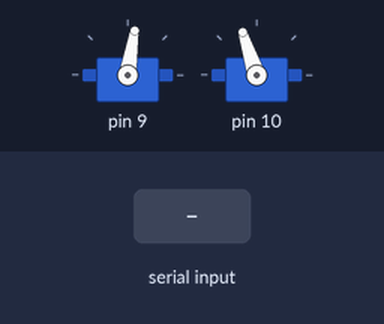
A sketch run on a simulated Arduino Uno, built with avr-gcc and run on an emulated ATmega328P. Shown: 2 × servo. The test bench sets the inputs (shaded band). What the sketch prints to the serial monitor is not drawn.

Above: at 1.2 s.
1.3 s: "X90\n" received over Serial
At 2.6 s:
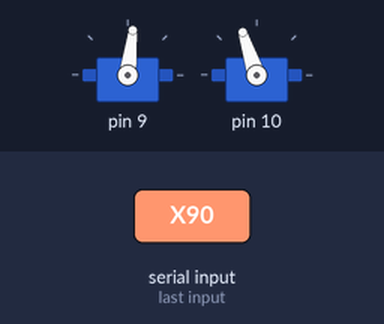
3.5 s: "Y90\n" received over Serial
At 5.5 s:
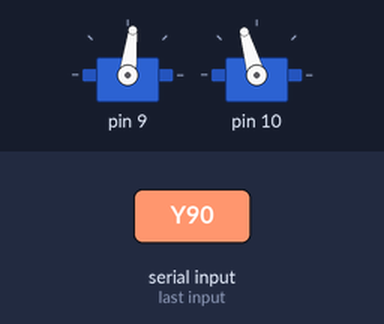
Timing chart, 0 to 7.0 s (numbered marks = the images above; inputs shaded):
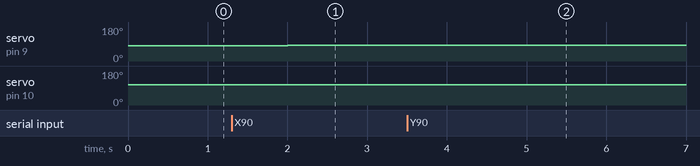

Measured:
- after the input at 1.3 s, servo on pin 9: 81° → 82° after 0.50 s, → 83° 0.20 s later
- after the input at 3.5 s, servo on pin 10: 108° → 107° after 0.51 s, → 106° 0.10 s later

The sketch:

gclient.ino
```cpp
// Client for parsing G-code commands sent over serial line
// controlls RC-servos
//
// By Johan Pettersson

#include "mill.h"

#define debug_print(x)  if(debug_flag) {Serial.print(#x); Serial.print(": "); Serial.println(x);}

// global variables ////////////////////////

byte debug_flag = 0;
C_Mill mill;

void setup()
{
  Serial.begin(9600);	// opens serial port, sets data rate to 9600 bps
  Serial.setTimeout(500);

  mill.init();

  debug_dump();

  Serial.print("#"); // tell server setup is done
}

void loop() {
  char ser_in[20];	// for incoming serial data
  char in_len;
  state_T prevState;
  bool cmdLn_rec = 0;;

  // send data only when you receive data:
  if (Serial.available() > 0)
  {
    // read the incoming byte:
    in_len = Serial.readBytes(ser_in, 20);

    cmdLn_rec = 1;  //flag for cmd received
    parseCmdLn(ser_in, in_len);
  }

  prevState = mill.getState();
  mill.run();

  if( ((mill.getState() == Idle) && (prevState != Idle)) ||  // if the mill goes from moving state to idle, it is ready for new command
      ((mill.getState() == Idle) && (cmdLn_rec == 1)) )      // if command was received, mill still in idle, it is ready for new command
  {
    Serial.print("*"); // ask server for new command
  }

  delay(100);                       // waits 100ms
}

//parse command line and execute each command
void parseCmdLn(char* cmd_ln, byte len)
{
  byte i = 0;
  bool done = 0;
  int tmp_int;
  bool needAllWords = 0;
  int x = 0;
  int y = 0;
  int g = 0;


  //temp debug ////////////////
  String tmp_str = cmd_ln;
  tmp_str.remove(len);
  debug_print(tmp_str);
  /////////////////////////////

  //traverse the command line looking for individual commands
  while ((!done) && (i < len - 1)) //len-1 because a command must be followed by a number
  {
    if (cmd_ln[i] == 'G')
    {
      tmp_int = snipInt(cmd_ln, i + 1, len);
      if (tmp_int == 1)
      {
        mill.setLinInterCutFeed();  // set mill to move with linear interpolation at cutting feed
      }
      if (tmp_int == 0)
      {
        mill.setLinInterTravFeed(); // set mill to move with linear interpolation at max feed feed
      }
      if (tmp_int == 28)
      {
        mill.goHome();
      }
      if((tmp_int == 92) || (tmp_int == 52))
      {
        g = tmp_int;
        needAllWords = 1;
      }
    }
    else if (cmd_ln[i] == 'X')
    {
      // hopefully the next few positions in cmd_ln contains our x-coordinate
      tmp_int = snipInt(cmd_ln, i + 1, len);

      if(needAllWords == 0)
      {
        mill.setRefX(tmp_int);
      }
      else
      {
        x = tmp_int;
      }
    }
    else if (cmd_ln[i] == 'Y')
    {
      // hopefully the next few positions in cmd_ln contains our y-coordinate
      tmp_int = snipInt(cmd_ln, i + 1, len);

      if(needAllWords == 0)
      {
        mill.setRefY(tmp_int);
      }
      else
      {
        y = tmp_int;
      }
    }
    else if (cmd_ln[i] == 'F')
    {
      // hopefully the next few positions in cmd_ln contains our y-coordinate
      tmp_int = snipInt(cmd_ln, i + 1, len);

      mill.setCuttingFeed(tmp_int);
    }
    else if (cmd_ln[i] == 'M')
    {
      // hopefully the next few positions in cmd_ln contains our y-coordinate
      tmp_int = snipInt(cmd_ln, i + 1, len);

      // debug ////////////////////
      if (tmp_int == 99)
      {
        mill.setTestState(1);
      }
      if (tmp_int == 0)
      {
        mill.setTestState(0);
      }
      //////////////////////////////
    }
    else if (cmd_ln[i] == 'D')
    {
      debug_flag = (cmd_ln[i + 1] == '0' ? 0 : 1);
      mill.setDebugFlag(debug_flag);

      if (debug_flag)
      {
        debug_dump();
      }
    }
    else
    {
      // throw away
    }

    i = i + 1;
  }

  if (needAllWords)
  {
    if (g = 52)
    {
      mill.setOffset(x, y);
    }
    if (g == 92)
    {
      int currx = mill.getCurrX();
      debug_print(currx);
      mill.setOffset(mill.getCurrX() - x, mill.getCurrY() - y);
    }
  }
}

// dig out number from a string.
// the string is assumed to start with an integer
// if string does not contain integer, 0 is returned
int snipInt(char* str, byte pos, byte len)
{
  int retVal = 0;
  bool is_neg = 0;
  bool done = 0;
  String subStr;
  byte local_pos = pos;
  byte i = 0;

  if (str[local_pos] == '-')
  {
    is_neg = 1;
    local_pos += 1;
  }

  i = local_pos;
  while ((!done) && (i < len))
  {
    if ((str[i] <= '9') && (str[i] >= '0'))
    {
      subStr.concat(str[i]);
    }
    else
    {
      done = 1;
    }

    i++;
  }

  retVal = subStr.toInt();
  if ((retVal != 0) && is_neg)
  {
    retVal = -retVal;
  }

  return retVal;
}

void debug_dump(void)
{
  mill.debug_dump();
  debug_print(debug_flag);
}
```

mill.cpp
```cpp
#include "mill.h"

#define debug_print(x)  if(debug_flag) {Serial.print(#x); Serial.print(": "); Serial.println(x);}

C_Mill::C_Mill() {}

void C_Mill::init()
{
  state = Idle;
  spindle_speed = 100;
  cutting_feed = 180; //MIN_FEED;  // default cutting feed rate
  curr_feed = 180;    //MIN_FEED;    // current cutting feed rate [mm/minut]
  curr_x = 0;
  ref_x = 0;
  curr_y = 0;
  ref_y = 0;
  debug_flag = 0;

  x_slide_ctrl.init("x",    // name
                     9,     // pin (servo connected to)
                     4000,  // length of arm connected to table [100um]
                     2250,  // length of arm connected to servo
                     180,   // servo's max angle [deg]
                     0,     // servo's min angle
                     2300,   // pulse width @ max angle [us]
                     750); // pulse width @ min angle

  y_slide_ctrl.init("y",    // name
                     10,    // pin (servo connected to)
                     4000,  // length of arm connected to table [100um]
                     2100,  // length of arm connected to servo
                     180,   // servo's max angle [deg]
                     0,     // servo's min angle
                     630,  // pulse width @ max angle [us]
                     2375);  // pulse width @ min angle

  x_slide_ctrl.run(x_slide_ctrl.getOrigin());
  y_slide_ctrl.run(y_slide_ctrl.getOrigin());
}

void C_Mill::run()
{
  long tmpD;
  int D, dD, n, dx, dy;
  bool done = 0;

  if (((curr_x != ref_x) || (curr_y != ref_y)) && (state != Test))
  {
    state = Moving;

    // control error, distance between ref and current position
    tmpD = (long)(ref_x - curr_x) * (long)(ref_x - curr_x);
    tmpD += (long)(ref_y - curr_y) * (long)(ref_y - curr_y);
    D = (int)sqrt(tmpD);

    dD = curr_feed / 6;  // travel per 100ms, [mm/minut] = 100*[10um]/60*10[100ms]

    // calculate number of 100ms iterations it will require to travel distance D.
    // n will be rounded.
    n = (int)(D/dD + 0.5);           // number of 100ms to move distance D
    if (n == 0)                 // if distance to travel takes lesser than 100 ms
    {
      n = 1;                    // travel that distace in 100 ms anyway
    }

    debug_print(D);
    debug_print(n);

    // if this is the last iteration to reach target, then set curr to target
    // in the casees where n was smaller/bigger than 1 and rounded to 1,
    // this construction will make the last travle slightly slower/faster than feed_rate
    if (n == 1)
    {
      curr_x = ref_x;
      curr_y = ref_y;
      done = 1;
    }
    else
    {
      // calculate x and y distance to move this iteration
      dx = abs(ref_x - curr_x)/n;
      if (curr_x < ref_x)  // do the move with correct direction
      {
        curr_x += dx;
      }
      else
      {
        curr_x -= dx;
      }

      dy = abs(ref_y - curr_y)/n;
      if (curr_y < ref_y)
      {
        curr_y += dy;
      }
      else
      {
        curr_y -= dy;
      }
    }

    debug_print(curr_x);
    debug_print(curr_y);
  }

  if(state == Moving)
  {
    //calc servo angle..... based on curr_x and curr_y
    x_slide_ctrl.run(curr_x);
    y_slide_ctrl.run(curr_y);
  }

  if (done)
  {
    state = Idle;
    done = 0;
  }
}

void C_Mill::debug_dump()
{
  debug_print(state);
  debug_print(spindle_speed);
  debug_print(cutting_feed);
  debug_print(curr_feed);
  debug_print(curr_x);
  debug_print(ref_x);
  debug_print(curr_y);
  debug_print(ref_y);

  x_slide_ctrl.debug_dump();
  y_slide_ctrl.debug_dump();
}

void C_Mill::setDebugFlag(byte f)
{
	debug_flag = f;
	x_slide_ctrl.setDebugFlag(f);
	y_slide_ctrl.setDebugFlag(f);
}

void C_Mill::setRefX(int x)
{
  if ((state == Idle) || (state == Moving))
  {
	  ref_x = saturate(x, X_MAX, X_MIN);
  }

	if(state == Test)
	{
		if ((x <= 2350) && (x >= 650))
		{
			x_slide_ctrl.setPWM(x);
		}
	}
}

void C_Mill::setRefY(int y)
{
  if ((state == Idle) || (state == Moving))
  {
	  ref_y = saturate(y, Y_MAX, Y_MIN);
  }

	if(state == Test)
	{
	  y_slide_ctrl.setPWM(y);
	}
}

void C_Mill::setSpindleSpeed(int s)
{
	spindle_speed = s;
}

void C_Mill::setCuttingFeed(int f)
{
	if (f < MIN_FEED)
  {
		cutting_feed = MIN_FEED;
  }
  else if (f > MAX_TRAVERSE_FEED)
  {
    f = MAX_TRAVERSE_FEED;
  }
  else
	{
		cutting_feed = f;
	}
}

void C_Mill::setLinInterCutFeed(void)
{
	curr_feed = cutting_feed;
}

void C_Mill::setLinInterTravFeed(void)
{
	curr_feed = MAX_TRAVERSE_FEED;
}

void C_Mill::setTestState(bool in)
{
	if (in)
	{
		state = Test;
	}
	else
	{
		state = Idle;
	}
}

void C_Mill::goHome(void)
{
  setRefX(x_slide_ctrl.getOrigin());
  setRefY(y_slide_ctrl.getOrigin());
}

void C_Mill::setOffset(int x_o, int y_o)
{
   x_slide_ctrl.setOffset(x_o);
   y_slide_ctrl.setOffset(y_o);
}

state_T C_Mill::getState(void)
{
  return state;
}

int C_Mill::getCurrX(void)
{
  return curr_x;
}

int C_Mill::getCurrY(void)
{
  return curr_y;
}

int C_Mill::saturate(int in, int max_limit, int min_limit)
{
  int retVal = in;

  if (in > max_limit)
  {
    retVal = max_limit;
  }
  if (in < min_limit)
  {
    retVal = min_limit;
  }

  return retVal;
}
```

mill.h
```cpp
#if !defined(C_MILL_DEF)
#define C_MILL_DEF

#include "slide_ctrl.h"
#include "cfg_params.h"
#include <Arduino.h>

typedef enum
{
  Idle,
  Moving,
  Test
} state_T;

class C_Mill
{
	public:
		C_Mill();

	  //config parameters
	  int spindle_speed;   // rpm

	  int cutting_feed;    // mm/minute
	  int curr_feed; // the current feed rate 10um/100ms

	  int curr_x;          //[10 mico meter unit]
	  int curr_y;
	  int curr_z;

	  int ref_x;
	  int ref_y;
	  int ref_z;

	  C_SlideCtrl x_slide_ctrl;
	  C_SlideCtrl y_slide_ctrl;

	  state_T state;

		void init();
		void run();
		void debug_dump();
		void setRefX(int x);
		void setRefY(int y);
		void setSpindleSpeed(int s);
		void setCuttingFeed(int f);
		void setLinInterCutFeed(void);
		void setLinInterTravFeed(void);
		void setDebugFlag(byte f);
    void setTestState(bool in);
    void goHome(void);
    void setOffset(int x, int y);
    state_T getState(void);
    int getCurrX(void);
    int getCurrY(void);

	private:
		byte debug_flag;

		int saturate(int in, int max_limit, int min_limit);
};

#endif
```

slide_ctrl.cpp
```cpp
#include "slide_ctrl.h"

#define debug_print(x)  if(debug_flag) {Serial.print(#x); Serial.print(": "); Serial.println(x);}
#define DEGRES_TO_100URAD(a)  (long)((long)(a)*175)/10    // (a)*pi/180*1000 *10/10

C_SlideCtrl::C_SlideCtrl() {}

// private functions

// calculate servo pulse width to get servo angle
// angle in 100 urad unit
int C_SlideCtrl::calcServoPw(int angle)
{
  int pw;
  long tmp;

  tmp = (long) ((long)dy*(long)angle);
  pw = (int)(tmp/dx);
  pw += y1_minus_kx1;

  return pw;
}

// calculate angle of servo given wanted coordinate using "cosinus satsen"
// angle =  acosd( (c*c+b*b-a*a)/(2*b*c) )
// returns angle in 100 micro radian units
int C_SlideCtrl::calcAngle(int x)
{
  long c = (long)a - x + offset;
  long num; //numerator
  long den; //denominator
  float tmp_angle;
  float ratio;
  int angle;

  num = c*c;  //numerator
  num += (long)b*(long)b;
  num -= (long)a*(long)a;

  den = (2*b*c);  //denominator

  ratio = (float)((float)num/(float)den);

  tmp_angle = acos(ratio);         // tmp_angle in radians
  angle = (int)(1000*tmp_angle);   // angle in 100 micro radians

  return angle;
}


// public functions

void C_SlideCtrl::init(String str_name, byte pin, int a_in, int b_in, int max_ang, int min_ang, int pw_max, int pw_min)
{
  name = str_name;
  debug_flag = 0;
  // set config parameters
  a = a_in;  // length of arm attached to servo [10um]
  b = b_in;  // length of arm attached to sliding part [10um]

  max_angle = DEGRES_TO_100URAD(max_ang);  // [100urad]
  min_angle = DEGRES_TO_100URAD(min_ang);  // [100urad]
  pw_max_angle = pw_max; // [us]
  pw_min_angle = pw_min;

  // pre-calc internal parameters used for optimizing calculations
  // y = (y2- y1)/(x2-x1)(x-x1)+y1
  // re-organised to y = ((y2 - y1)*x)/dx - ((y2 - y1)*x1)/dx + y1
  // => y = dy*x/dx + y1_minus_kx1, where y1_minus_kx1 = y1 - dy*x1/dx

  dx = (max_angle - min_angle);
  dy = (pw_max - pw_min);
  y1_minus_kx1 = pw_min - (int)((long)dy*(long)min_angle)/(long)dx;

  offset = 0;
  origin = 0;

  servo.attach(pin);
}

void C_SlideCtrl::run(int x)
{
	int ang;   // [100urad]
  int pw;      // [us]
  float ang_deg;

	//calc servo angle..... based on curr_x and curr_y
  ang = calcAngle(x);
  ang_deg = (float)(180/3.1416)*(float)ang/1000;

  //convert to servo control signal
  pw = calcServoPw(ang);

  debug_print(name);
  debug_print(ang);
  debug_print(ang_deg);
  debug_print(pw)

  servo.writeMicroseconds(pw);
}

// used for testing
void C_SlideCtrl::setPWM(int pwm)
{
	if ((pwm <= 2400) && (pwm >= 600))
	{
		servo.writeMicroseconds(pwm);
    debug_print(name);
    debug_print(pwm);
	}
}

void C_SlideCtrl::setDebugFlag(byte f)
{
	debug_flag = f;
}

void C_SlideCtrl::debug_dump()
{
    debug_print(name);
    debug_print(a);
    debug_print(b);
    debug_print(max_angle);
    debug_print(min_angle);
    debug_print(pw_max_angle);
    debug_print(pw_min_angle);
    debug_print(y1_minus_kx1);
    debug_print(dx);
    debug_print(dy);
    debug_print(origin);
    debug_print(offset);
}

int C_SlideCtrl::getOrigin(void)
{
  return origin;
}

void C_SlideCtrl::setOffset(int o)
{
  offset = o;
  origin += offset;

  debug_print(name);
  debug_print(offset);
}
```

slide_ctrl.h
```cpp
#if !defined(C_SLIDECTRL_DEF)
#define C_SLIDECTRL_DEF


#include <Servo.h>
#include <Arduino.h>

class C_SlideCtrl
{
	public:
		C_SlideCtrl();

		// config parameters
		int a;  // length of arm attached to servo [10um]
		int b;  // length of arm attached to sliding part [10um]

		int max_angle;  // [100urad]
		int min_angle;
		int pw_max_angle; // [us]
		int pw_min_angle;
	  String name;

		//internal parameters used for calculations
		long y1_minus_kx1;
		long dx;
		long dy;

		Servo servo;

		void init(String name, byte pin, int a, int b, int max_angle, int min_angle, int pw_max, int pw_min);
		void run(int x);
		void setPWM(int pwm);
		void setDebugFlag(byte f);
    void debug_dump();
    int getOrigin();
    void setOffset(int o);

	private:
		int calcServoPw(int angle);
		int calcAngle(int x);
		byte debug_flag;
    int offset;
    int origin;
};

#endif
```

cfg_params.h
```cpp
#define MAX_TRAVERSE_FEED 360  // default G0 feed rate, fastest possible
#define X_MAX 2000 //max/min table travel [10 mico meter unit]
#define X_MIN -2000
#define Y_MAX 2000
#define Y_MIN -2000
#define Z_MAX 2000
#define Z_MIN -2000
#define MIN_100MS_MOVEMENT 5  // 5 [10um] = 0.05mm
#define MIN_FEED 60
```
